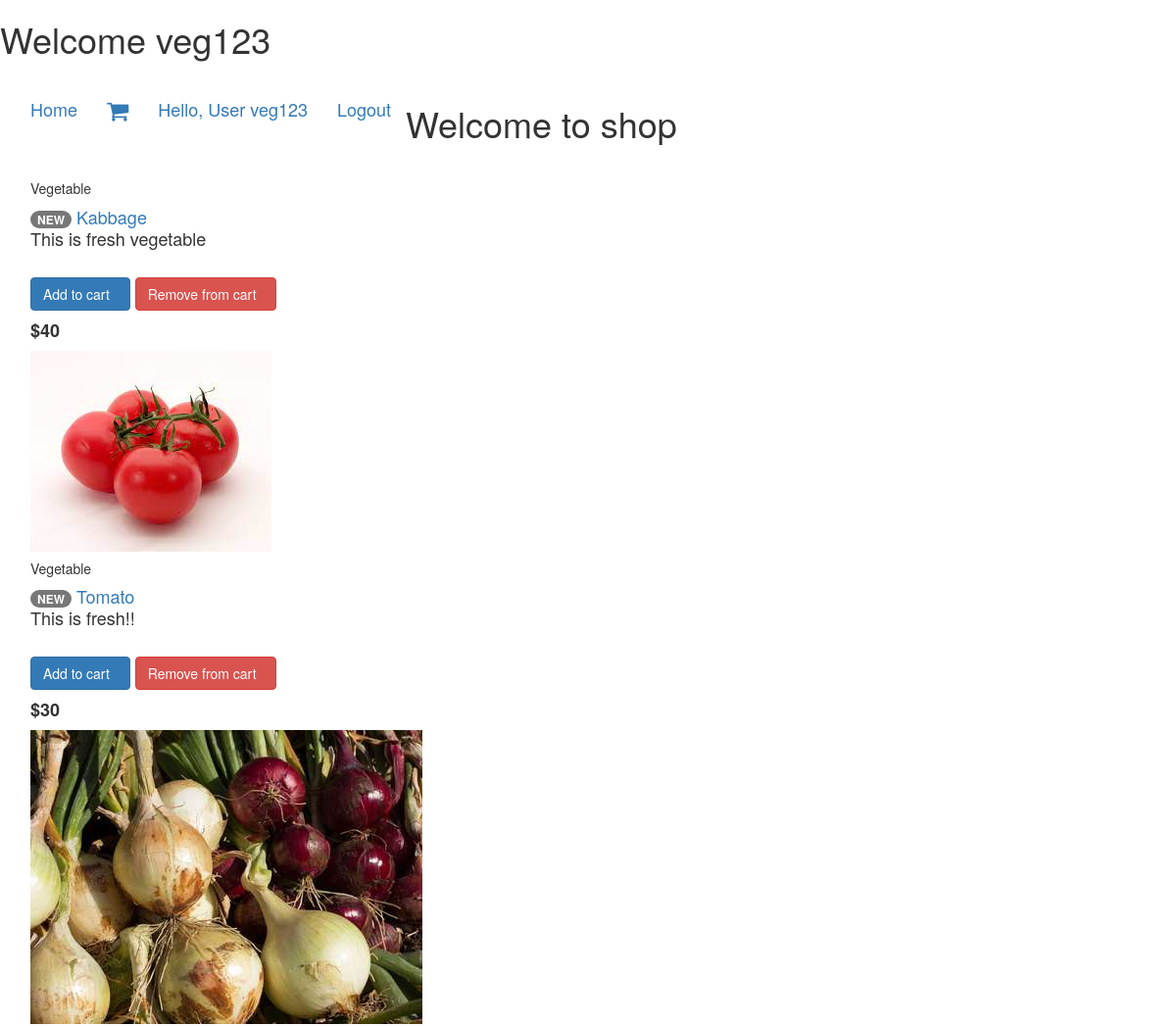
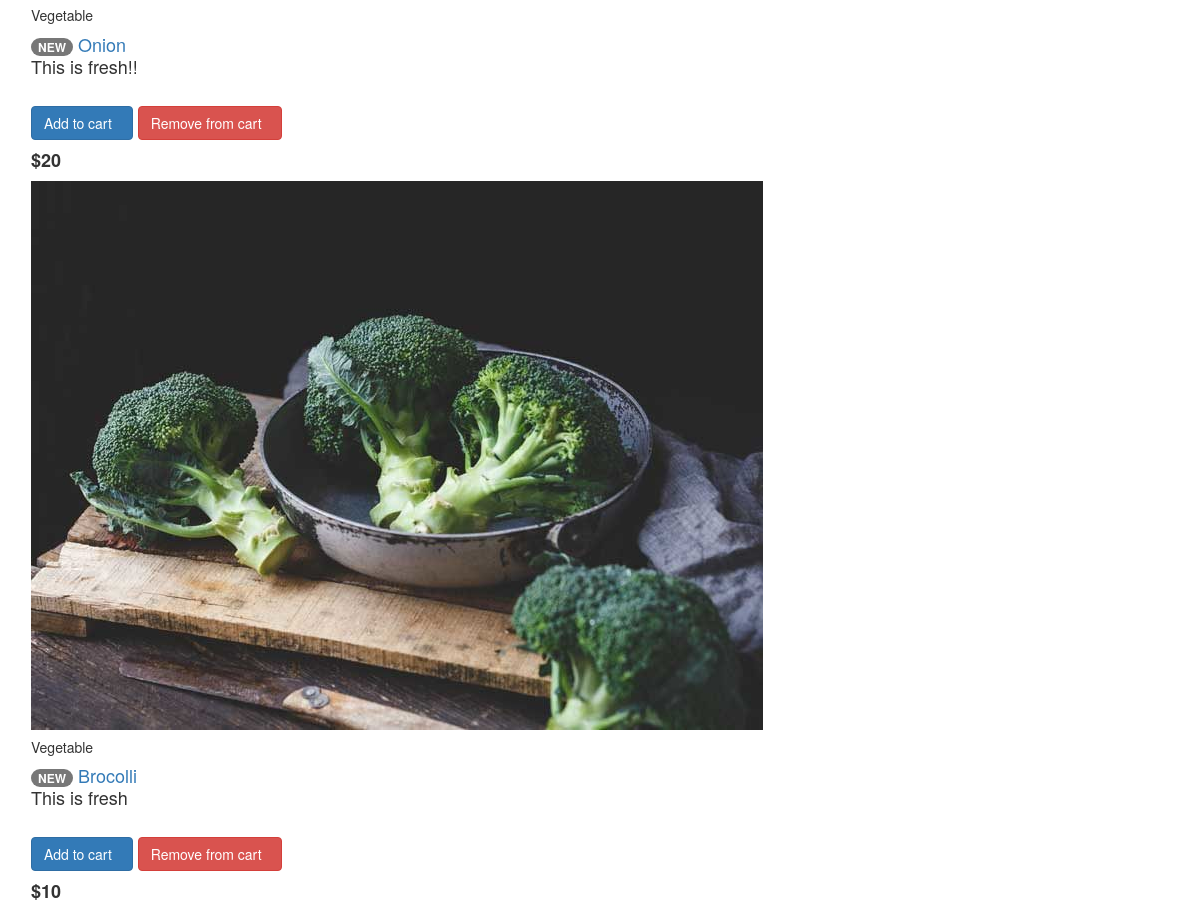
The page /list (signed in) on the database its author committed (2 pictures, top to bottom).
### vgapp/models.py (models this page shows, shortened)
class Item(models.Model):
    title = models.CharField(max_length=200)
    price = models.IntegerField()
    discount_price = models.IntegerField(blank=True, null=True)
    slug = models.SlugField()
    status = models.CharField(max_length=200)
    category = models.CharField(choices=CATEGORY_CHOICES, max_length=2)
    description = models.TextField()
    image = models.ImageField(default='default.jpg', upload_to='productImages')
    def get_add_to_cart_url(self):
        return reverse('add_to_cart', kwargs={'slug': self.slug})
    def get_remove_from_cart_url(self):
        return reverse('remove_from_cart', kwargs={'slug': self.slug})

### vgapp/views.py (the view)
# urls.py: path('list', HomeView.as_view(), name='home'),
class HomeView(ListView):
    model = Item
    template_name = 'index.html'

### vgapp/templates/index.html (shortened to what this page needs)
{% block content %}
<!DOCTYPE html>
<html lang="en">
<head>
  <link rel="stylesheet" href="https://maxcdn.bootstrapcdn.com/bootstrap/3.4.1/css/bootstrap.min.css">
</head>
  <link rel="stylesheet" href="https://cdnjs.cloudflare.com/ajax/libs/font-awesome/4.7.0/css/font-awesome.min.css">
<body>
  <h1> Welcome {{user}} </h1>
<nav class="navbar-brand">
  <div class="navbar navbar-light blue lighten-4">
    <ul class="nav navbar-nav">
      {% if request.user.is_authenticated %}
      <li class="active"><a href="{% url 'home' %}">Home</a></li>
      <li class="active"><a href="" class="nav-link waves-effect">
            <span class="fa" style="font-size:24px">&#xf07a;</span>
            </a></li>
       <li><a href="#">Hello, User {{request.user.username}}</a></li>
       <li><a class="button secondaryAction text-dark text-center" href="{% url 'logoutP' %}">Logout</a></li>
    </ul>
  {% endif %}
</head>
<body>
<main>
 <div class="container">
 <h1>Welcome to shop</h1>
 <div class="alignRow">
 <div class="imageColumn">
{% for object in object_list %}
    <img src="{{object.image.url}}" class="card-img-top" alt="">
    <h5>{{object.get_category_display}}</h5>
    <span class="badge badge-pill-color">NEW</span>
    <a href="{% url 'product' object.slug %}" class="dark-grey-text">{{object.title}}
    </a><br>
    <p>{{object.description}}</p><br>
    <a href="{{object.get_add_to_cart_url}}" class="btn btn-primary btn-md my-0 p" type="submit">Add to cart
            <i class="fas fa-shopping-cart ml-1"></i>
    </a>
    <a href="{{object.get_remove_from_cart_url}}" class="btn btn-danger btn-md my-0 p" type="submit">Remove from cart
            <i class="fas fa-shopping-cart ml-1"></i>
    </a>
    <h4 class="font-weight-bold blue-text">
    {% if object.discount_price %}
    <strong>${{object.discount_price}}</strong>
    {% else %}
    <strong>${{object.price}}</strong>
    {% endif %}
    </h4>
   {% endfor %}
  </div>
</div>
</div>
</main>
</body>
</html>
{% endblock %}

### vgapp/templates/index.html (style rules this page uses)
* { box-sizing: border-box; }

### rows shown on the page
Item: category "Vegetable", title "Kabbage", description "This is fresh vegetable", discount_price "40"
Item: image (picture), category "Vegetable", title "Tomato", description "This is fresh!!", discount_price "30"
Item: image (picture), category "Vegetable", title "Onion", description "This is fresh!!", discount_price "20"
Item: image (picture), category "Vegetable", title "Brocolli", description "This is fresh", discount_price "10"

### other values the page prints
{{ user }} "veg123"
{{ request.user.username }} "veg123"
